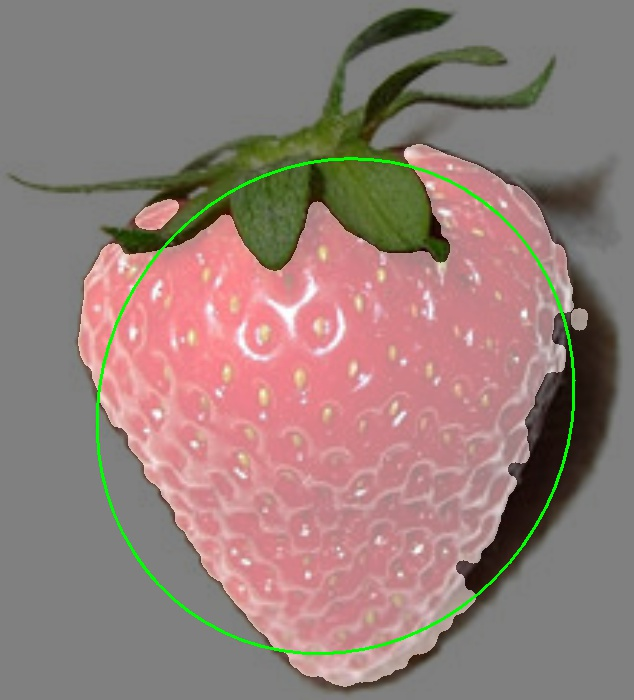
#> input picture yo2.jpg, 634 x 700 px, given in place of the camera
$ python equilized-colormasked-shape-motion-detection.py   (older library calls are emulated)
#> lines starting #> are read from the running program, lines starting #| are printed output that depends on the picture; after the words box and inside, x2 and y2 are one past the last pixel; in counts of white or black regions, pixels touching at a corner belong together
import cv2
import numpy as np
import time

class History(object):
    def __init__(self):
        self.lastX, self.lastY = None, None
        self.lastCheckTime = time.time()
        self.status = 'No one is playing the Game'
        self.tracker = []
        self.sign = 1

# constants
green = (0, 255, 0)
ocean_blue = (49, 210, 247)
history = History()
waitTime = 0.002
allowedDisturbance = 10

def printStatus(image):
    cv2.putText(image, history.status, (50, 50), cv2.FONT_HERSHEY_SIMPLEX, 1, green, 1)

    for i in xrange(1, len(history.tracker)):
        thickness = int(np.sqrt(64 / float(i + 1)) * 2.5)
        cv2.line(image, history.tracker[i - 1], history.tracker[i], ocean_blue, thickness)

def find_biggest_contour(image_masked, image):
    image_masked = image_masked.copy()
    _, contours, _ = cv2.findContours(image_masked, cv2.RETR_EXTERNAL, cv2.CHAIN_APPROX_SIMPLE)

    # Isolate largest contour
    if contours is not None and (len(contours) > 0):
        contour_sizes = [(cv2.contourArea(contour), contour) for contour in contours]
        _, biggest_contour = max(contour_sizes, key=lambda x: x[0])

        ((x, y), radius) = cv2.minEnclosingCircle(biggest_contour)
        cx, cy, radius = int(x), int(y), int(radius)

        M = cv2.moments(biggest_contour)
        center = (int(M["m10"] / M["m00"]), int(M["m01"] / M["m00"]))

        if history.lastX is not None:
            checkDirectionBalance(cx, cy)

        history.tracker.append(center)

        cv2.circle(image, (cx, cy), radius, green, 2)
        cv2.rectangle(image, (cx - radius,  cy + radius), (cx + radius, cy - radius), green)

        checkGamePlay(cx, cy, image)

    printStatus(image)


def checkDirectionBalance(x, y):
    if abs(x - history.lastX) > allowedDisturbance:
        sign = 1 if x > history.lastX else -1

        if sign != history.sign:
            del history.tracker[:]
            history.sign = - history.sign


def checkGamePlay(x, y, image):
    if time.time() - history.lastCheckTime > waitTime:
        history.lastCheckTime = time.time()

        if history.lastX is not None:
            # euclidean distance, if changes by 5 pixels, motion detected
            dist = np.linalg.norm(np.array((x, y)) - np.array((history.lastX, history.lastY)))
            history.status = 'Someone playing the Game' if dist >= 15 else 'No one is playing the Game'

        history.lastX, history.lastY = x, y


def find_ball(equilizedImage, img):
    image = cv2.cvtColor(equilizedImage, cv2.COLOR_BGR2RGB)

    image_blur = cv2.GaussianBlur(image, (5, 5), 0)
    image_blur_hsv = cv2.cvtColor(image_blur, cv2.COLOR_RGB2HSV)

    # Filter by colour
    min_yellow = np.array([20, 100, 100])
    max_yellow = np.array([60, 255, 255])

    mask = cv2.inRange(image_blur_hsv, min_yellow, max_yellow)

    kernel = cv2.getStructuringElement(cv2.MORPH_ELLIPSE, (15, 15))

    mask_closed = cv2.morphologyEx(mask, cv2.MORPH_CLOSE, kernel)
    mask_clean = cv2.morphologyEx(mask_closed, cv2.MORPH_OPEN, kernel)

    cv2.imshow('masked', mask_clean)

    find_biggest_contour(mask_clean, img)
    return (mask_clean, img)


def equilizeHistogram(image):
    ycrcb = cv2.cvtColor(image, cv2.COLOR_BGR2YCR_CB)
    channels = cv2.split(ycrcb)
    cv2.equalizeHist(channels[0], channels[0])
    cv2.merge(channels, ycrcb)
    cv2.cvtColor(ycrcb, cv2.COLOR_YCR_CB2BGR, ycrcb)

    cv2.imshow('equilized', ycrcb)
    return ycrcb


cap = cv2.VideoCapture(0)

while True:
    ret, image = cap.read()
#> image is the input picture: shape (700, 634, 3); mean B, G, R 121, 126.5, 148.5

    # normalize image
    equilizedImage = equilizeHistogram(image)
#> in equilizeHistogram, `ycrcb = cv2.cvtColor(image, cv2.COLOR_BGR2YCR_CB)`: ycrcb: shape (700, 634, 3); mean of channels 0, 1, 2 132.5, 139.5, 121.5
#> in equilizeHistogram, `cv2.cvtColor(ycrcb, cv2.COLOR_YCR_CB2BGR, ycrcb)`:
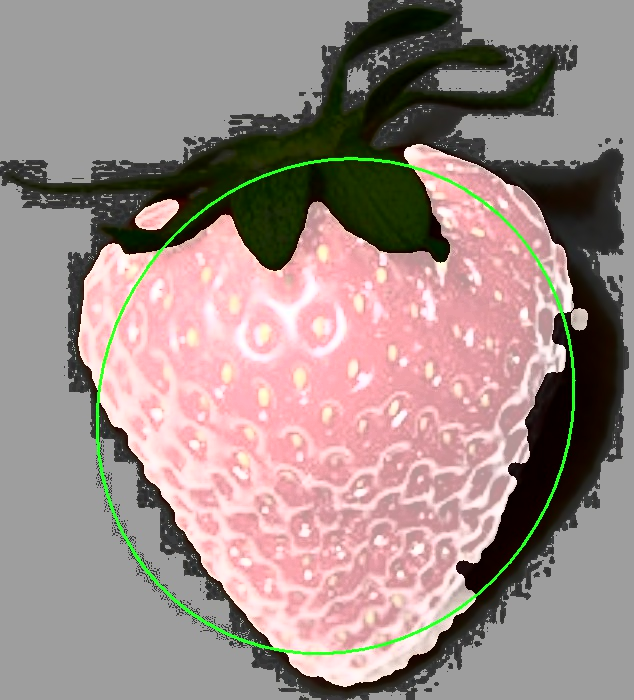
#> ycrcb: shape (700, 634, 3); mean B, G, R 136.9, 141, 158.2

    # mask + process normalized image
    mask_result, result = find_ball(equilizedImage, image)
#> in find_ball, `image_blur_hsv = cv2.cvtColor(image_blur, cv2.COLOR_RGB2HSV)`: image_blur_hsv: shape (700, 634, 3); mean H, S, V 58.7, 56.3, 161.4
#> in find_ball, `mask = cv2.inRange(image_blur_hsv, min_yellow, max_yellow)`:
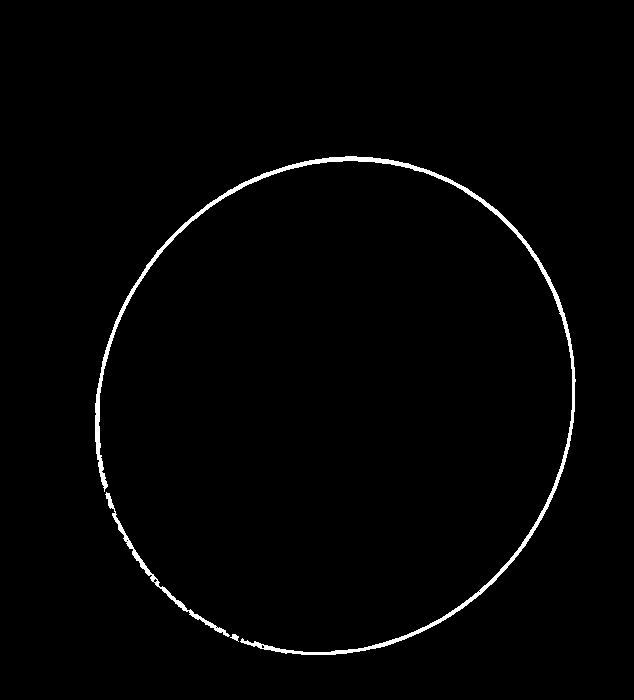
#> mask: shape (700, 634); 1.4% white; 3 white regions, box (x1, y1, x2, y2) and area: (95, 156, 576, 655) 5291, (105, 492, 230, 637) 774, (230, 634, 239, 642) 38
#> in find_ball, `mask_closed = cv2.morphologyEx(mask, cv2.MORPH_CLOSE, kernel)`: mask_closed: shape (700, 634); 1.4% white; 1 white region, box (x1, y1, x2, y2) and area: (95, 156, 576, 655) 6272
#> in find_ball, `mask_clean = cv2.morphologyEx(mask_closed, cv2.MORPH_OPEN, kernel)`: mask_clean: shape (700, 634); every value is 0
#> in find_biggest_contour, `_, contours, _ = cv2.findContours(image_masked, cv2.RETR_EXTERNAL, cv2..`: contours = []

    cv2.imshow('frame', result)
    if cv2.waitKey(1) & 0xFF == ord('q'):
#> (key q is pressed here)
        break


cap.release()
cv2.destroyAllWindows()
